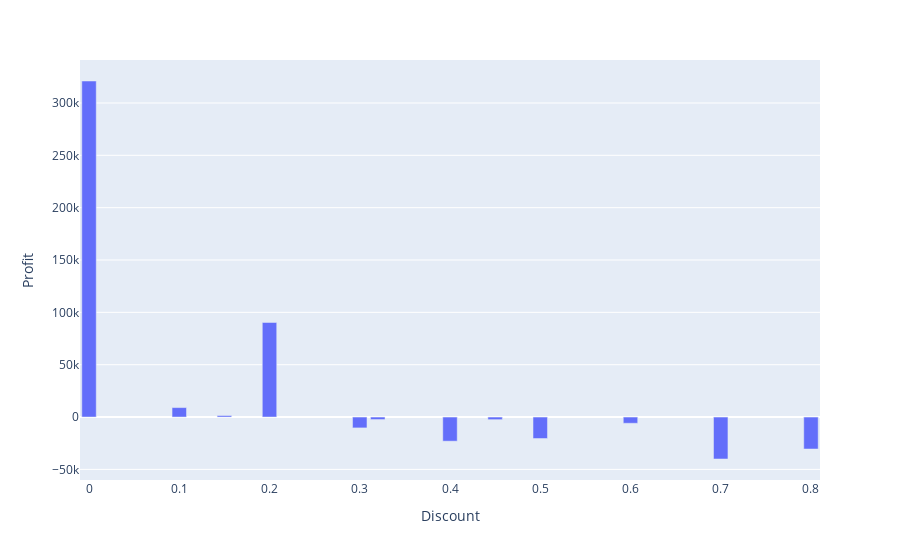

Notebook code for this chart:
### Markdown cell above
#### Pengaruh Diskon terhadap Total Profit

### Code cell
discountProfit = df[['Discount', 'Profit']].copy()
discountProfit = discountProfit.groupby('Discount')
discountProfit = discountProfit.sum()
discountProfit.reset_index(inplace=True)
px.bar(discountProfit, x = 'Discount', y = 'Profit')

### Figure 1 — Plotly figure (JSON) as saved in the notebook; plotly's stock layout.template omitted (floating-point values rounded to 4 significant figures)
{"data": [{"alignmentgroup": "True", "hovertemplate": "Discount=%{x}<br>Profit=%{y}<extra></extra>", "legendgroup": "", "marker": {"color": "#636efa", "pattern": {"shape": ""}}, "name": "", "offsetgroup": "", "orientation": "v", "showlegend": false, "textposition": "auto", "type": "bar", "x": [0, 0.1, 0.15, 0.2, 0.3, 0.32, 0.4, 0.45, 0.5, 0.6, 0.7, 0.8], "xaxis": "x", "y": [321000.0, 9029.0, 1419.0, 90340.0, -10370.0, -2391.0, -23060.0, -2493.0, -20510.0, -5945.0, -40080.0, -30540.0], "yaxis": "y"}], "layout": {"barmode": "relative", "legend": {"tracegroupgap": 0}, "margin": {"t": 60}, "xaxis": {"anchor": "y", "domain": [0, 1], "title": {"text": "Discount"}}, "yaxis": {"anchor": "x", "domain": [0, 1], "title": {"text": "Profit"}}}}
